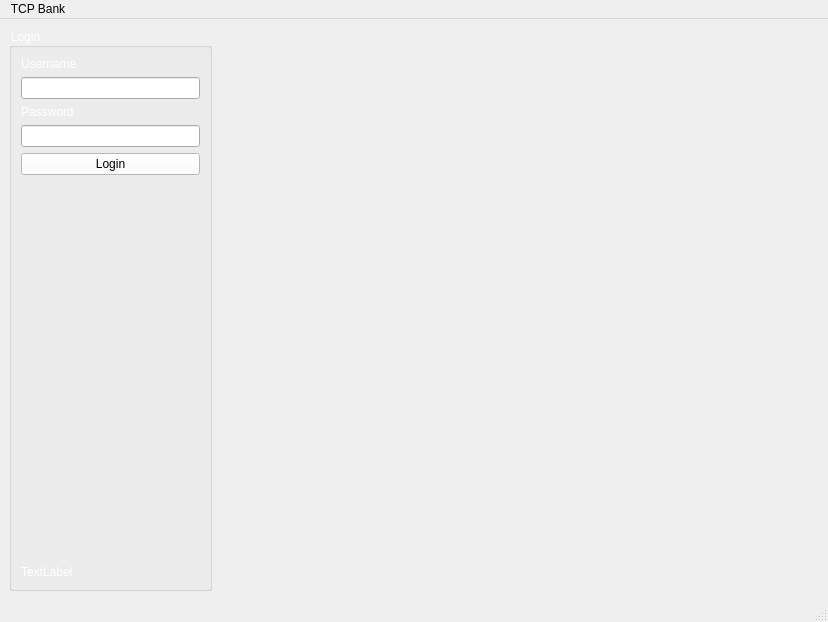
<?xml version="1.0" encoding="UTF-8"?>
<ui version="4.0">
 <class>MainWindow</class>
 <widget class="QMainWindow" name="MainWindow">
  <property name="geometry">
   <rect>
    <x>0</x>
    <y>0</y>
    <width>828</width>
    <height>622</height>
   </rect>
  </property>
  <property name="windowTitle">
   <string>MainWindow</string>
  </property>
  <property name="autoFillBackground">
   <bool>true</bool>
  </property>
  <property name="styleSheet">
   <string notr="true">background::rgb(188, 188, 188);</string>
  </property>
  <widget class="QWidget" name="centralwidget">
   <layout class="QGridLayout" name="gridLayout">
    <item row="0" column="1">
     <spacer name="horizontalSpacer">
      <property name="orientation">
       <enum>Qt::Horizontal</enum>
      </property>
      <property name="sizeHint" stdset="0">
       <size>
        <width>40</width>
        <height>20</height>
       </size>
      </property>
     </spacer>
    </item>
    <item row="0" column="0">
     <widget class="QGroupBox" name="groupBox">
      <property name="styleSheet">
       <string notr="true">color: rgb(255, 255, 255);</string>
      </property>
      <property name="title">
       <string>Login</string>
      </property>
      <layout class="QVBoxLayout" name="verticalLayout_4">
       <item>
        <layout class="QVBoxLayout" name="verticalLayout_3">
         <item>
          <layout class="QVBoxLayout" name="verticalLayout">
           <item>
            <widget class="QLabel" name="label_Username">
             <property name="styleSheet">
              <string notr="true">color: rgb(255, 255, 255);</string>
             </property>
             <property name="text">
              <string>Username</string>
             </property>
            </widget>
           </item>
           <item>
            <widget class="QLineEdit" name="lineEdit_Username">
             <property name="styleSheet">
              <string notr="true">color: rgb(0, 0, 0);</string>
             </property>
            </widget>
           </item>
          </layout>
         </item>
         <item>
          <layout class="QVBoxLayout" name="verticalLayout_2">
           <item>
            <widget class="QLabel" name="label_Password">
             <property name="styleSheet">
              <string notr="true">color: rgb(255, 255, 255);</string>
             </property>
             <property name="text">
              <string>Password</string>
             </property>
            </widget>
           </item>
           <item>
            <widget class="QLineEdit" name="lineEdit_Password">
             <property name="styleSheet">
              <string notr="true">color: rgb(0, 0, 0);</string>
             </property>
            </widget>
           </item>
          </layout>
         </item>
         <item>
          <widget class="QPushButton" name="pushButton_Login">
           <property name="styleSheet">
            <string notr="true">background-color: rgb(255, 255, 255);
color: rgb(0, 0, 0);</string>
           </property>
           <property name="text">
            <string>Login</string>
           </property>
          </widget>
         </item>
        </layout>
       </item>
       <item>
        <spacer name="verticalSpacer">
         <property name="orientation">
          <enum>Qt::Vertical</enum>
         </property>
         <property name="sizeHint" stdset="0">
          <size>
           <width>20</width>
           <height>40</height>
          </size>
         </property>
        </spacer>
       </item>
       <item>
        <spacer name="verticalSpacer_2">
         <property name="orientation">
          <enum>Qt::Vertical</enum>
         </property>
         <property name="sizeHint" stdset="0">
          <size>
           <width>20</width>
           <height>40</height>
          </size>
         </property>
        </spacer>
       </item>
       <item>
        <spacer name="verticalSpacer_3">
         <property name="orientation">
          <enum>Qt::Vertical</enum>
         </property>
         <property name="sizeHint" stdset="0">
          <size>
           <width>20</width>
           <height>40</height>
          </size>
         </property>
        </spacer>
       </item>
       <item>
        <widget class="QLabel" name="label_serverStatus">
         <property name="styleSheet">
          <string notr="true">color: rgb(255, 255, 255);</string>
         </property>
         <property name="text">
          <string>TextLabel</string>
         </property>
        </widget>
       </item>
      </layout>
     </widget>
    </item>
    <item row="0" column="2">
     <spacer name="horizontalSpacer_2">
      <property name="orientation">
       <enum>Qt::Horizontal</enum>
      </property>
      <property name="sizeHint" stdset="0">
       <size>
        <width>40</width>
        <height>20</height>
       </size>
      </property>
     </spacer>
    </item>
    <item row="0" column="3">
     <spacer name="horizontalSpacer_3">
      <property name="orientation">
       <enum>Qt::Horizontal</enum>
      </property>
      <property name="sizeHint" stdset="0">
       <size>
        <width>40</width>
        <height>20</height>
       </size>
      </property>
     </spacer>
    </item>
   </layout>
  </widget>
  <widget class="QMenuBar" name="menubar">
   <property name="geometry">
    <rect>
     <x>0</x>
     <y>0</y>
     <width>828</width>
     <height>21</height>
    </rect>
   </property>
   <widget class="QMenu" name="menuTCP_Bank">
    <property name="title">
     <string>TCP Bank</string>
    </property>
   </widget>
   <addaction name="menuTCP_Bank"/>
  </widget>
  <widget class="QStatusBar" name="statusbar"/>
 </widget>
 <resources/>
 <connections/>
</ui>
